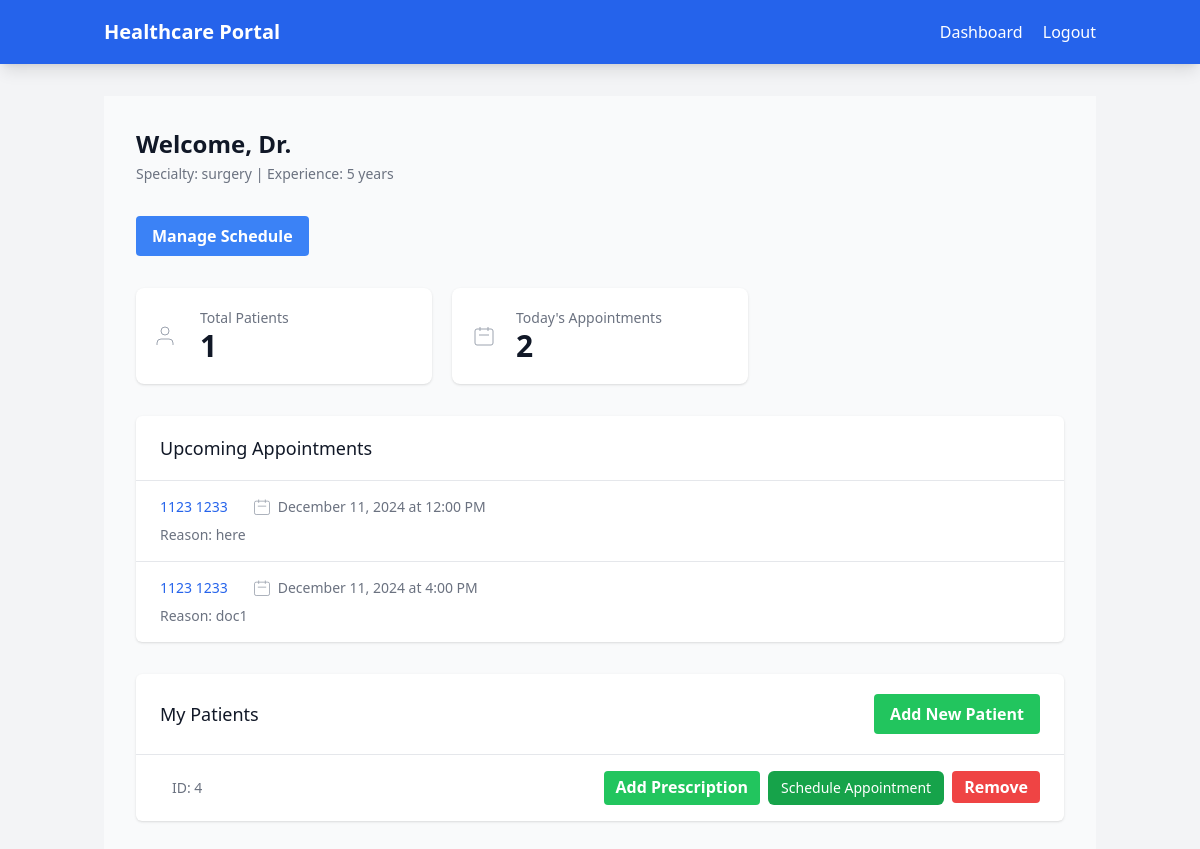
/doctor/dashboard/ (signed in), run on the app's committed database.
### doctor/models.py (models this page shows, shortened)
class Doctor(models.Model):
    user = models.OneToOneField(User, on_delete=models.CASCADE)
    specialty = models.CharField(max_length=100)
    experience = models.IntegerField()
    patients = models.ManyToManyField(Patient, related_name='doctors', blank=True)

class Appointment(models.Model):
    patient = models.ForeignKey(Patient, on_delete=models.CASCADE, null=True,
                                blank=True)  # Allow null for blocked slots
    doctor = models.ForeignKey(Doctor, on_delete=models.CASCADE)
    date_time = models.DateTimeField()
    reason = models.TextField()
    notes = models.TextField(blank=True, null=True)

class Patient(models.Model):
    BLOOD_TYPE_CHOICES = [
        ('A+', 'A+'),
        ('A-', 'A-'),
        ('B+', 'B+'),
        ('B-', 'B-'),
        ('AB+', 'AB+'),
        ('AB-', 'AB-'),
        ('O+', 'O+'),
        ('O-', 'O-'),
    ]
    user = models.OneToOneField(User, on_delete=models.CASCADE, related_name='patient')
    phone_number = models.CharField(max_length=15, blank=True, null=True)
    date_of_birth = models.DateField(null=True, blank=True)
    address = models.CharField(max_length=255, blank=True, null=True)
    blood_type = models.CharField(max_length=3, choices=BLOOD_TYPE_CHOICES, blank=True, null=True)
    health_conditions = models.TextField(blank=True, null=True)
    emergency_contact_name = models.CharField(max_length=100, blank=True, null=True)
    emergency_contact_phone = models.CharField(max_length=15, blank=True, null=True)
    emergency_contact_relationship = models.CharField(max_length=50, blank=True, null=True)

### doctor/views.py (the view)
# urls.py: path('doctor/dashboard/', views.doctor_dashboard, name='doctor_dashboard'),
@login_required
@login_required
def doctor_dashboard(request):
    try:
        doctor = Doctor.objects.get(user=request.user)
    except Doctor.DoesNotExist:
        return redirect('login')
    patients = doctor.patients.all()
    today = timezone.now()
    upcoming_appointments = Appointment.objects.filter(
        doctor=doctor,
        date_time__gte=today
    ).exclude(patient__isnull=True).order_by('date_time')
    available_patients = Patient.objects.exclude(doctors=doctor).exclude(
        user__first_name='',
        user__last_name=''
    ).filter(
        user__first_name__isnull=False,
        user__last_name__isnull=False
    )
    context = {
        'doctor': doctor,
        'patients': patients,
        'upcoming_appointments': upcoming_appointments,
        'all_patients': available_patients
    }
    return render(request, 'doctor_dashboard.html', context)

### templates/doctor_dashboard.html (shortened to what this page needs)
{% extends 'base.html' %}
{% block content %}
<div class="min-h-screen bg-gray-50 py-8">
    <div class="max-w-7xl mx-auto px-4 sm:px-6 lg:px-8">
        <div class="md:flex md:items-center md:justify-between mb-8">
            <div class="flex-1 min-w-0">
                <h2 class="text-2xl font-bold text-gray-900">
                    Welcome, Dr. {{ doctor.user.first_name }} {{ doctor.user.last_name }}
                </h2>
                <p class="mt-1 text-sm text-gray-500">
                    Specialty: {{ doctor.specialty }} | Experience: {{ doctor.experience }} years
                </p>
            </div>
        </div>
            <div class="md:flex md:items-center md:justify-between mb-8">
        <a href="{% url 'doctor_schedule_slots' %}" class="bg-blue-500 hover:bg-blue-700 text-white font-bold py-2 px-4 rounded">
            Manage Schedule
        </a>
            </div>
        <div class="grid grid-cols-1 gap-5 sm:grid-cols-2 lg:grid-cols-3 mb-8">
            <div class="bg-white overflow-hidden shadow rounded-lg">
                <div class="p-5">
                    <div class="flex items-center">
                        <div class="flex-shrink-0">
                            <svg class="h-6 w-6 text-gray-400" fill="none" stroke="currentColor" viewBox="0 0 24 24">
                                <path d="M17 21v-2a4 4 0 00-4-4H5a4 4 0 00-4 4v2"></path>
                                <circle cx="9" cy="7" r="4"></circle>
                            </svg>
                        </div>
                        <div class="ml-5 w-0 flex-1">
                            <dl>
                                <dt class="text-sm font-medium text-gray-500 truncate">Total Patients</dt>
                                <dd class="text-3xl font-semibold text-gray-900">{{ patients.count }}</dd>
                            </dl>
                        </div>
                    </div>
                </div>
            </div>
            <div class="bg-white overflow-hidden shadow rounded-lg">
                <div class="p-5">
                    <div class="flex items-center">
                        <div class="flex-shrink-0">
                            <svg class="h-6 w-6 text-gray-400" fill="none" stroke="currentColor" viewBox="0 0 24 24">
                                <path d="M8 7V3m8 4V3m-9 8h10M5 21h14a2 2 0 002-2V7a2 2 0 00-2-2H5a2 2 0 00-2 2v12a2 2 0 002 2z"></path>
                            </svg>
                        </div>
                        <div class="ml-5 w-0 flex-1">
                            <dl>
                                <dt class="text-sm font-medium text-gray-500 truncate">Today's Appointments</dt>
                                <dd class="text-3xl font-semibold text-gray-900">
                                    {{ upcoming_appointments|length }}
                                </dd>
                            </dl>
                        </div>
                    </div>
                </div>
            </div>
        </div>
<div class="bg-white shadow overflow-hidden sm:rounded-md mb-8">
    <div class="px-4 py-5 border-b border-gray-200 sm:px-6">
        <h3 class="text-lg leading-6 font-medium text-gray-900">
            Upcoming Appointments
        </h3>
    </div>
    <ul class="divide-y divide-gray-200">
        {% if upcoming_appointments %}
            {% for appointment in upcoming_appointments %}
            <li>
                <div class="px-4 py-4 sm:px-6">
                    <div class="flex items-center justify-between">
                        <div class="sm:flex sm:items-center">
                            <a href="{% url 'view_patient_details' appointment.patient.id %}" class="hover:underline">
                                <p class="text-sm font-medium text-blue-600 truncate">
                                    {{ appointment.patient.user.first_name }} {{ appointment.patient.user.last_name }}
                                </p>
                            </a>
                            <div class="mt-2 sm:mt-0 sm:ml-6">
                                <div class="flex items-center text-sm text-gray-500">
                                    <svg class="flex-shrink-0 mr-1.5 h-5 w-5 text-gray-400" fill="none" stroke="currentColor" viewBox="0 0 24 24">
                                        <path d="M8 7V3m8 4V3m-9 8h10M5 21h14a2 2 0 002-2V7a2 2 0 00-2-2H5a2 2 0 00-2 2v12a2 2 0 002 2z"></path>
                                    </svg>
                                    {{ appointment.date_time|date:"F j, Y" }} at {{ appointment.date_time|time:"g:i A" }}
                                </div>
                            </div>
                        </div>
                    </div>
                    {% if appointment.reason %}
                    <div class="mt-2">
                        <p class="text-sm text-gray-500">Reason: {{ appointment.reason }}</p>
                    </div>
                    {% endif %}
                </div>
            </li>
            {% endfor %}
        {% else %}
        <li class="px-4 py-4 sm:px-6 text-sm text-gray-500">
            No upcoming appointments
        </li>
        {% endif %}
    </ul>
</div>
        <div class="bg-white shadow overflow-hidden sm:rounded-md">
            <div class="px-4 py-5 border-b border-gray-200 sm:px-6 flex justify-between items-center">
                <h3 class="text-lg leading-6 font-medium text-gray-900">
                    My Patients
                </h3>
                <button id="addPatientBtn" class="bg-green-500 hover:bg-green-700 text-white font-bold py-2 px-4 rounded">
                    Add New Patient
                </button>
            </div>
            <ul class="divide-y divide-gray-200">
                {% for patient in patients %}
                <li>
                    <div class="px-4 py-4 sm:px-6">
                        <div class="flex items-center justify-between">
                            <div class="flex items-center">
                                <a href="{% url 'view_patient_details' patient.id %}" class="hover:underline">
                                <div class="ml-3">
                                    <p class="text-sm text-gray-500">
                                        ID: {{ patient.id }}
                                    </p>
                                </div>
                                </a>
                            </div>
                            <div class="flex space-x-2">
                                <a href="{% url 'add_prescription' patient.id %}"
                                   class="bg-green-500 hover:bg-green-700 text-white font-bold py-1 px-3 rounded">
                                    Add Prescription
                                </a>
                                <a href="{% url 'doctor_schedule_appointment' %}?patient={{ patient.id }}"
                                   class="inline-flex items-center px-3 py-2 border border-transparent text-sm leading-4 font-medium rounded-md text-white bg-green-600 hover:bg-green-700">
                                    Schedule Appointment
                                </a>
                                <form method="POST" action="{% url 'add_remove_patient' patient.id %}" class="inline">
                                    <button type="submit" class="bg-red-500 hover:bg-red-700 text-white font-bold py-1 px-3 rounded">
                                        Remove
                                    </button>
                                </form>
                            </div>
                        </div>
                    </div>
                </li>
                {% empty %}
                <li class="px-4 py-4 sm:px-6 text-sm text-gray-500">
                    No patients assigned yet
                </li>
                {% endfor %}
            </ul>
        </div>
    </div>
</div>
{% endblock %}

### data on the page
Doctor: specialty "surgery", experience "5"
Appointment: patient.user.first_name "1123", patient.user.last_name "1233", date_time "December 11, 2024", date_time "12:00 PM", reason "here"
Appointment: patient.user.first_name "1123", patient.user.last_name "1233", date_time "December 11, 2024", date_time "4:00 PM", reason "doc1"
Patient: id "4"

### other printed values
{{ patients.count }} "1"
{{ upcoming_appointments|length }} "2"
